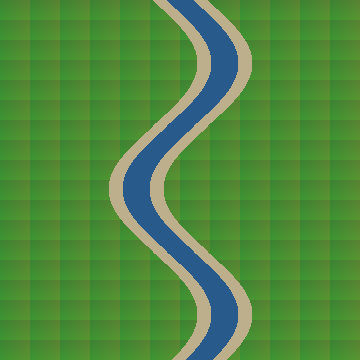
#> input picture srm_prototype/data/original/disaster_flood_before.png, 360 x 360 px, found by its file name
$ python change_detection.py --before data/original/disaster_flood_before.png --after data/original/disaster_flood_after.png --output data/change_masks/flood_change_mask.png
#> lines starting #> are read from the running program, lines starting #| are printed output that depends on the picture; after the words box and inside, x2 and y2 are one past the last pixel; in counts of white or black regions, pixels touching at a corner belong together
#!/usr/bin/env python3
"""
DeepSRM - Change Detection & Disaster Impact Masking
---------------------------------------------------
Problem Statement: During severe climate events (e.g. Krishna river basin floods,
cyclonic storm surges in coastal AP), rapid damage assessment requires comparing
pre-event and post-event satellite scenes to isolate submerged croplands and
inundated rural settlements.

This script:
1. Compares a 'before' satellite image and an 'after' satellite image using
   absolute radiometric pixel difference.
2. Applies adaptive thresholding to produce a binary Change Mask.
3. Generates an annotated colored overlay highlighting new water inundation (Cyan / Red).
4. Computes quantitative change metrics:
   - Total scene pixels
   - Changed/Inundated pixels
   - Approximate impacted area in Hectares / Square Kilometers.
5. Saves results to `data/change_masks/` to support the Disaster Mode concept.

Usage:
    python src/change_detection.py --before data/original/disaster_flood_before.png --after data/original/disaster_flood_after.png --output data/change_masks/flood_change_mask.png
"""

import os
import sys
import argparse

def run_change_detection_opencv(before_path, after_path, output_path, threshold=40):
#> called with before_path = 'data/original/disaster_flood_before.png', after_path = 'data/original/disaster_flood_after.png', output_path = 'data/change_masks/flood_change_mask.png', threshold = 40
    import cv2
    import numpy as np

    img_before = cv2.imread(before_path)
#> img_before is the input picture: shape (360, 360, 3); mean B, G, R 63.8, 138.5, 80.9
    img_after = cv2.imread(after_path)
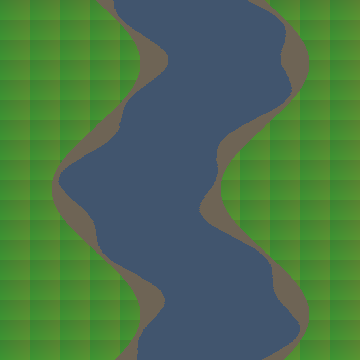
#> input picture srm_prototype/data/original/disaster_flood_after.png, 360 x 360 px, found by its file name
#> img_after is the input picture: shape (360, 360, 3); mean B, G, R 75.9, 115.3, 74.1

    if img_before is None or img_after is None:
        raise ValueError("Could not read before or after image files")

    # Resize to match dimensions if needed
    if img_before.shape != img_after.shape:
        img_after = cv2.resize(img_after, (img_before.shape[1], img_before.shape[0]))

    gray_before = cv2.cvtColor(img_before, cv2.COLOR_BGR2GRAY)
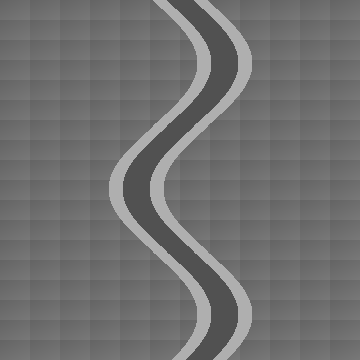
#> gray_before: shape (360, 360); min 81, max 175, mean 112.8
    gray_after = cv2.cvtColor(img_after, cv2.COLOR_BGR2GRAY)
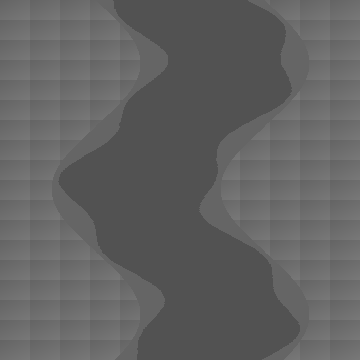
#> gray_after: shape (360, 360); min 82, max 120, mean 98.5

    # 1. Absolute difference
    diff = cv2.absdiff(gray_before, gray_after)
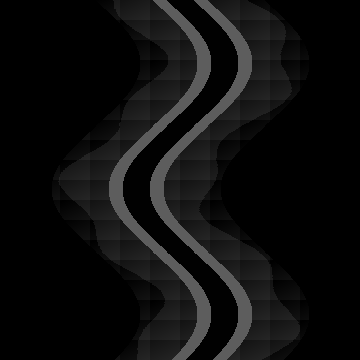
#> diff: shape (360, 360); min 0, max 93, mean 14.4

    # 2. Binary threshold
    _, thresh_mask = cv2.threshold(diff, threshold, 255, cv2.THRESH_BINARY)
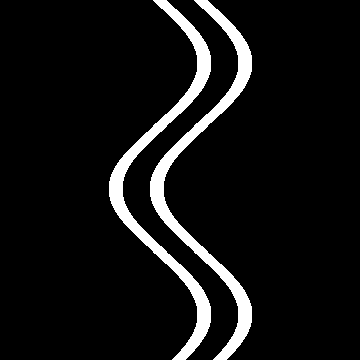
#> thresh_mask: shape (360, 360); 7.8% white; 2 white regions, box (x1, y1, x2, y2) and area: (109, 0, 211, 360) 5040, (150, 0, 252, 360) 5040

    # 3. Morphological cleanup (remove salt-and-pepper noise)
    kernel = np.ones((3, 3), np.uint8)
    clean_mask = cv2.morphologyEx(thresh_mask, cv2.MORPH_OPEN, kernel)
#> clean_mask: shape (360, 360); 7.8% white; 2 white regions, box (x1, y1, x2, y2) and area: (109, 0, 211, 360) 5038, (150, 0, 252, 360) 5038

    # Calculate statistics
    total_pixels = clean_mask.size
#> total_pixels = 129600
    changed_pixels = np.count_nonzero(clean_mask)
#> changed_pixels = 10076
    change_pct = (changed_pixels / total_pixels) * 100.0
#> change_pct = 7.77

    # Assume each pixel is approx 5m x 5m = 25 sqm (Super-resolved Sentinel-2)
    pixel_area_sqm = 25.0
    impacted_sqm = changed_pixels * pixel_area_sqm
#> impacted_sqm = 251900
    impacted_hectares = impacted_sqm / 10000.0
#> impacted_hectares = 25.19

    # 4. Create visual RGBA flood inundation mask (Vibrant Cyan / Red)
    h, w = clean_mask.shape
#> h = 360; w = 360
    colored_overlay = np.zeros((h, w, 4), dtype=np.uint8)
    # Mask active areas: Bright Red/Cyan with 180 alpha
    colored_overlay[clean_mask > 0] = [235, 70, 30, 200]  # BGRA (Red-Orange alert)

    cv2.imwrite(output_path, colored_overlay)
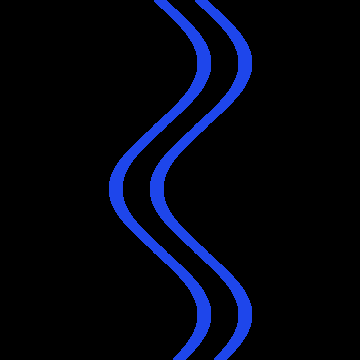
#> saved as flood_change_mask.png: shape (360, 360, 4); mean B, G, R, A 18.3, 5.4, 2.3, 15.5

    # Also save raw binary mask
    binary_path = output_path.replace(".png", "_binary.png")
    cv2.imwrite(binary_path, clean_mask)

    return total_pixels, changed_pixels, change_pct, impacted_hectares

# [83 lines left out: function run_change_detection_pure_python, not called in this run]

def main():
    parser = argparse.ArgumentParser(description="DeepSRM Disaster Change Detection Engine")
    parser.add_argument("--before", default="data/original/disaster_flood_before.png", help="Pre-event satellite image")
    parser.add_argument("--after", default="data/original/disaster_flood_after.png", help="Post-event satellite image")
    parser.add_argument("--output", default="data/change_masks/flood_change_mask.png", help="Output change mask path")
    parser.add_argument("--threshold", type=int, default=40, help="Pixel difference threshold (0-255)")
    args = parser.parse_args()

    os.makedirs(os.path.dirname(os.path.abspath(args.output)), exist_ok=True)

    print(f"\n=======================================================")
    print(f" DeepSRM - Change Detection (Disaster Response Engine) ")
    print(f"=======================================================")
    print(f" Pre-Event Image  : {args.before}")
    print(f" Post-Event Image : {args.after}")
    print(f" Output Mask      : {args.output}")
    print(f" Difference Delta : {args.threshold}")
    print(f"-------------------------------------------------------")

    if not os.path.exists(args.before) or not os.path.exists(args.after):
        print(f"[DeepSRM Info] Input images not yet found. They will be generated during dummy data setup.")
        return

    try:
        total, changed, pct, ha = run_change_detection_opencv(args.before, args.after, args.output, args.threshold)
#> total = 129600; changed = 10076; pct = 7.77; ha = 25.19
    except Exception as e:
        print(f"[Fallback] OpenCV unavailable ({e}). Using pure Python...")
        total, changed, pct, ha = run_change_detection_pure_python(args.before, args.after, args.output, args.threshold)

    print(f"[Results]")
    print(f" Total Spatial Pixels: {total:,}")
#|  Total Spatial Pixels: 129,600
    print(f" Inundated / Changed : {changed:,} pixels ({pct:.2f}%)")
#|  Inundated / Changed : 10,076 pixels (7.77%)
    print(f" Estimated Impact Area: {ha:.2f} Hectares (~{ha * 2.471:.2f} Acres)")
#|  Estimated Impact Area: 25.19 Hectares (~62.24 Acres)
    print(f"[Output] Change mask saved to {args.output}")

if __name__ == "__main__":
    main()
